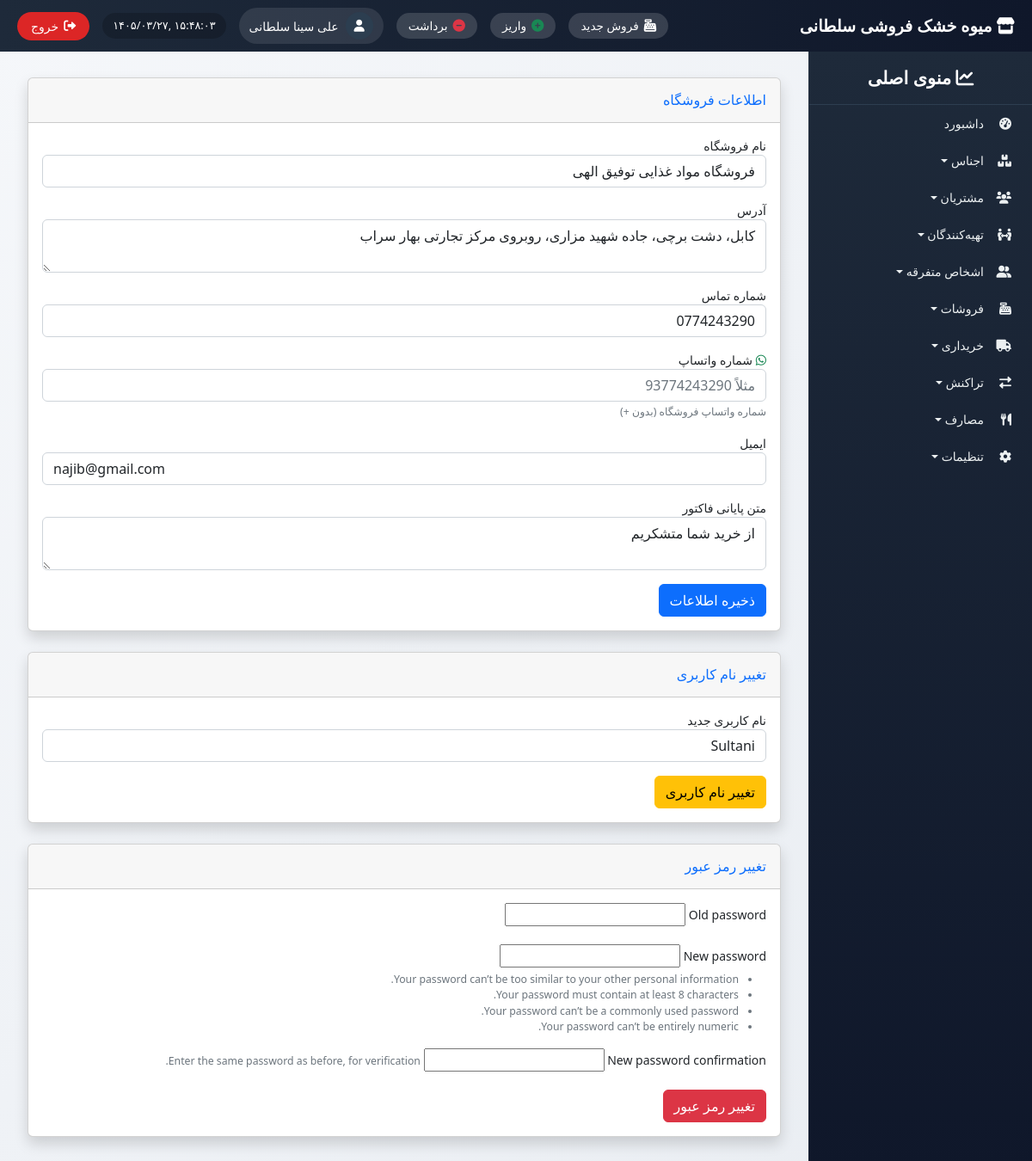
Before: /settings/ (signed in) with the older database file.
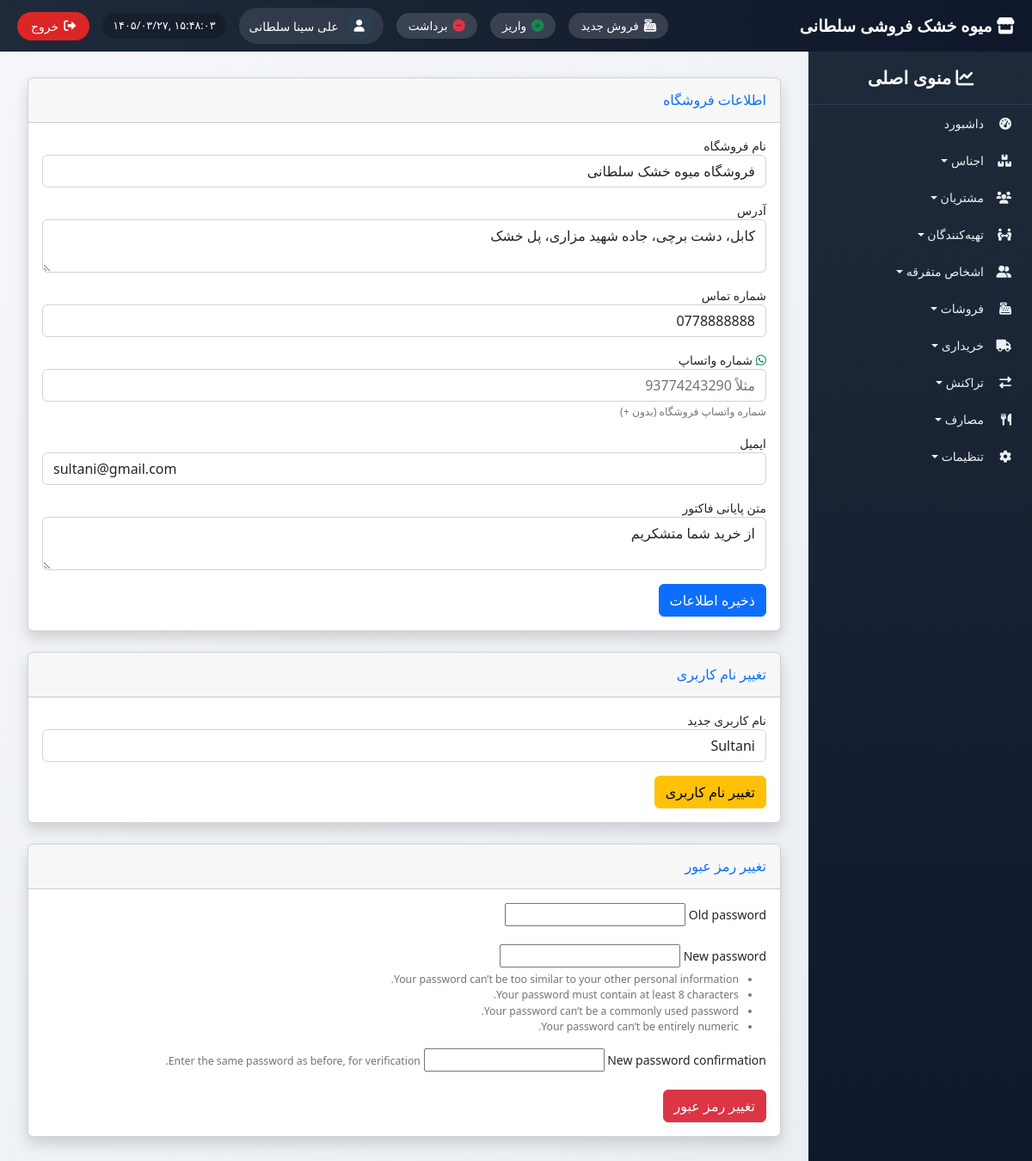
After: the same page with the newer database file.
### settings_app/models.py (models this page shows, shortened)
class ShopInfo(models.Model):
    shop_name = models.CharField(max_length=200, default="فروشگاه من", verbose_name="نام فروشگاه")
    address = models.TextField(blank=True, verbose_name="آدرس")
    phone = models.CharField(max_length=20, blank=True, verbose_name="شماره تماس")
    whatsapp = models.CharField(max_length=20, blank=True, verbose_name="شماره واتساپ")  # ← فیلد جدید
    email = models.EmailField(blank=True, verbose_name="ایمیل")
    footer_text = models.TextField(blank=True, verbose_name="متن پایانی فاکتور")
    logo = models.ImageField(upload_to='logos/', blank=True, null=True, verbose_name="لوگو")
    class Meta:
        verbose_name = "اطلاعات فروشگاه"
        verbose_name_plural = "اطلاعات فروشگاه"

### settings_app/views.py (the view, shortened to what this page needs)
# urls.py: path('', views.general_info, name='index'),
@login_required
def general_info(request):
    shop_info, created = ShopInfo.objects.get_or_create(pk=1)
    password_form = PasswordChangeForm(request.user)
    return render(request, 'settings_app/general_info.html', {
        'shop_info': shop_info,
        'user': request.user,
        'password_form': password_form,
    })

### templates/settings_app/general_info.html (shortened to what this page needs)
{% extends 'base_with_sidebar.html' %}
{% load i18n %}
{% block content %}
<div class="container">
    <div class="card shadow mb-4">
        <div class="card-header py-3">
            <h6 class="m-0 font-weight-bold text-primary">اطلاعات فروشگاه</h6>
        </div>
        <div class="card-body">
            <form method="post">
                <div class="mb-3">
                    <label>نام فروشگاه</label>
                    <input type="text" name="shop_name" class="form-control" value="{{ shop_info.shop_name }}">
                </div>
                <div class="mb-3">
                    <label>آدرس</label>
                    <textarea name="address" class="form-control">{{ shop_info.address }}</textarea>
                </div>
                <div class="mb-3">
                    <label>شماره تماس</label>
                    <input type="text" name="phone" class="form-control" value="{{ shop_info.phone }}">
                </div>
                <div class="mb-3">
                    <label><i class="fab fa-whatsapp text-success"></i> شماره واتساپ</label>
                    <input type="text" name="whatsapp" class="form-control" value="{{ shop_info.whatsapp }}" placeholder="مثلاً 93774243290">
                    <small class="text-muted">شماره واتساپ فروشگاه (بدون +)</small>
                </div>
                <div class="mb-3">
                    <label>ایمیل</label>
                    <input type="email" name="email" class="form-control" value="{{ shop_info.email }}">
                </div>
                <div class="mb-3">
                    <label>متن پایانی فاکتور</label>
                    <textarea name="footer_text" class="form-control">{{ shop_info.footer_text }}</textarea>
                </div>
                <button type="submit" class="btn btn-primary">ذخیره اطلاعات</button>
            </form>
        </div>
    </div>
    <div class="card shadow mb-4">
        <div class="card-header py-3">
            <h6 class="m-0 font-weight-bold text-primary">تغییر نام کاربری</h6>
        </div>
        <div class="card-body">
            <form method="post">
                <div class="mb-3">
                    <label>نام کاربری جدید</label>
                    <input type="text" name="new_username" class="form-control" value="{{ user.username }}" required>
                </div>
                <button type="submit" class="btn btn-warning">تغییر نام کاربری</button>
            </form>
        </div>
    </div>
    <div class="card shadow mb-4">
        <div class="card-header py-3">
            <h6 class="m-0 font-weight-bold text-primary">تغییر رمز عبور</h6>
        </div>
        <div class="card-body">
            <form method="post">
                {% for field in password_form %}
                    <div class="mb-3">
                        <label class="form-label">{{ field.label }}</label>
                        {{ field }}
                        {% if field.help_text %}
                            <small class="form-text text-muted">{{ field.help_text }}</small>
                        {% endif %}
                    </div>
                {% endfor %}
                <button type="submit" class="btn btn-danger">تغییر رمز عبور</button>
            </form>
        </div>
    </div>
</div>
{% endblock %}

Changed rows visible on the page:
changed ShopInfo "از خرید شما متشکریم": shop_name "فروشگاه مواد غذایی توفیق الهی" → "فروشگاه میوه خشک سلطانی"; address "کابل، دشت برچی، جاده شهید مزاری، روبروی مرکز تجارتی بهار سراب" → "کابل، دشت برچی، جاده شهید مزاری، پل خشک"; phone "0774243290" → "0778888888"; email "najib@gmail.com" → "sultani@gmail.com"
